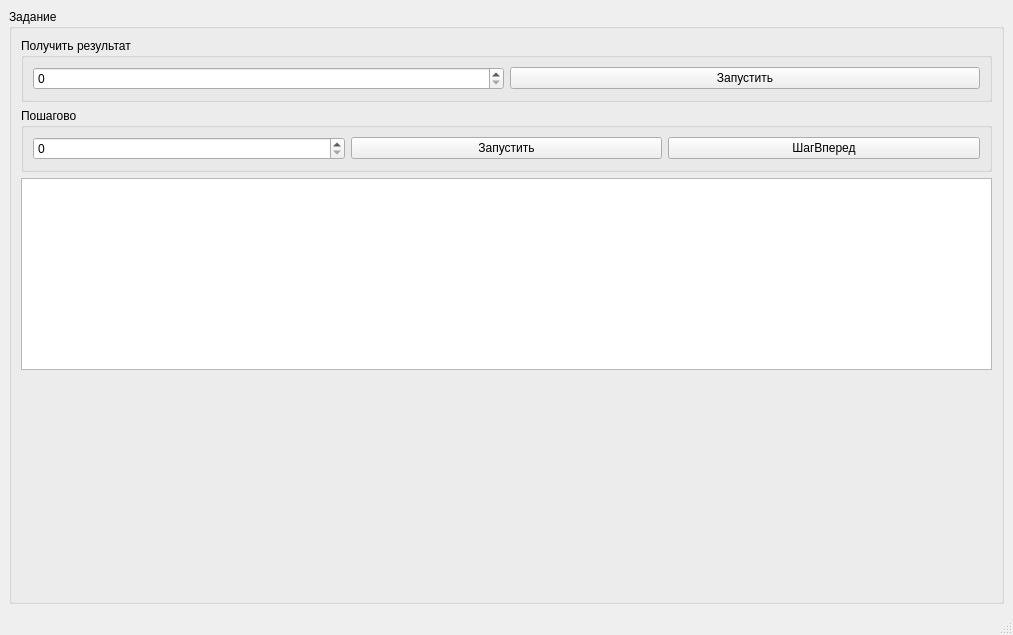
<?xml version="1.0" encoding="UTF-8"?>
<ui version="4.0">
 <class>MainWindow</class>
 <widget class="QMainWindow" name="MainWindow">
  <property name="geometry">
   <rect>
    <x>0</x>
    <y>0</y>
    <width>1013</width>
    <height>635</height>
   </rect>
  </property>
  <property name="windowTitle">
   <string>MainWindow</string>
  </property>
  <widget class="QWidget" name="centralwidget">
   <layout class="QHBoxLayout" name="horizontalLayout">
    <item>
     <layout class="QVBoxLayout" name="verticalLayout_2"/>
    </item>
    <item>
     <widget class="QGroupBox" name="groupBox">
      <property name="title">
       <string>Задание</string>
      </property>
      <layout class="QVBoxLayout" name="verticalLayout">
       <item>
        <widget class="QGroupBox" name="groupBox_2">
         <property name="title">
          <string>Получить результат</string>
         </property>
         <layout class="QHBoxLayout" name="horizontalLayout_2">
          <item>
           <widget class="QSpinBox" name="spinBox"/>
          </item>
          <item>
           <widget class="QPushButton" name="pushButton">
            <property name="text">
             <string>Запустить</string>
            </property>
           </widget>
          </item>
         </layout>
        </widget>
       </item>
       <item>
        <widget class="QGroupBox" name="groupBox_3">
         <property name="title">
          <string>Пошагово</string>
         </property>
         <layout class="QHBoxLayout" name="horizontalLayout_3">
          <item>
           <widget class="QSpinBox" name="spinBox_2"/>
          </item>
          <item>
           <widget class="QPushButton" name="pushButton_2">
            <property name="text">
             <string>Запустить</string>
            </property>
           </widget>
          </item>
          <item>
           <widget class="QPushButton" name="pushButton_3">
            <property name="text">
             <string>ШагВперед</string>
            </property>
           </widget>
          </item>
         </layout>
        </widget>
       </item>
       <item>
        <widget class="QTextEdit" name="textEdit">
         <property name="sizePolicy">
          <sizepolicy hsizetype="Preferred" vsizetype="Preferred">
           <horstretch>0</horstretch>
           <verstretch>0</verstretch>
          </sizepolicy>
         </property>
        </widget>
       </item>
       <item>
        <spacer name="verticalSpacer">
         <property name="orientation">
          <enum>Qt::Vertical</enum>
         </property>
         <property name="sizeHint" stdset="0">
          <size>
           <width>20</width>
           <height>40</height>
          </size>
         </property>
        </spacer>
       </item>
      </layout>
     </widget>
    </item>
   </layout>
  </widget>
  <widget class="QMenuBar" name="menubar">
   <property name="geometry">
    <rect>
     <x>0</x>
     <y>0</y>
     <width>1013</width>
     <height>26</height>
    </rect>
   </property>
  </widget>
  <widget class="QStatusBar" name="statusbar"/>
 </widget>
 <resources/>
 <connections/>
</ui>
